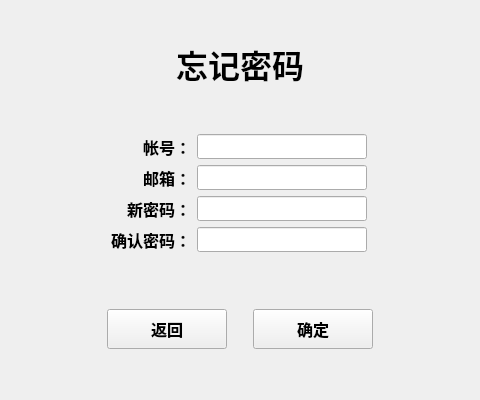
<?xml version="1.0" encoding="UTF-8"?>
<ui version="4.0">
 <class>ForgetPassword</class>
 <widget class="QWidget" name="ForgetPassword">
  <property name="geometry">
   <rect>
    <x>0</x>
    <y>0</y>
    <width>480</width>
    <height>400</height>
   </rect>
  </property>
  <property name="minimumSize">
   <size>
    <width>480</width>
    <height>400</height>
   </size>
  </property>
  <property name="maximumSize">
   <size>
    <width>480</width>
    <height>400</height>
   </size>
  </property>
  <property name="windowTitle">
   <string>ForgetPassword</string>
  </property>
  <layout class="QVBoxLayout" name="verticalLayout">
   <item>
    <widget class="QLabel" name="label">
     <property name="sizePolicy">
      <sizepolicy hsizetype="Preferred" vsizetype="Fixed">
       <horstretch>0</horstretch>
       <verstretch>0</verstretch>
      </sizepolicy>
     </property>
     <property name="font">
      <font>
       <family>幼圆</family>
       <pointsize>24</pointsize>
       <weight>75</weight>
       <bold>true</bold>
      </font>
     </property>
     <property name="text">
      <string>忘记密码</string>
     </property>
     <property name="alignment">
      <set>Qt::AlignCenter</set>
     </property>
    </widget>
   </item>
   <item>
    <widget class="QWidget" name="widget" native="true">
     <property name="sizePolicy">
      <sizepolicy hsizetype="Preferred" vsizetype="Fixed">
       <horstretch>0</horstretch>
       <verstretch>0</verstretch>
      </sizepolicy>
     </property>
     <layout class="QGridLayout" name="gridLayout">
      <item row="1" column="1">
       <widget class="QLabel" name="label_6">
        <property name="minimumSize">
         <size>
          <width>110</width>
          <height>25</height>
         </size>
        </property>
        <property name="maximumSize">
         <size>
          <width>110</width>
          <height>25</height>
         </size>
        </property>
        <property name="font">
         <font>
          <family>04b_21</family>
          <pointsize>12</pointsize>
          <weight>75</weight>
          <bold>true</bold>
         </font>
        </property>
        <property name="text">
         <string>邮箱：</string>
        </property>
        <property name="alignment">
         <set>Qt::AlignRight|Qt::AlignTrailing|Qt::AlignVCenter</set>
        </property>
       </widget>
      </item>
      <item row="1" column="2">
       <widget class="QLineEdit" name="edit_email">
        <property name="minimumSize">
         <size>
          <width>170</width>
          <height>25</height>
         </size>
        </property>
        <property name="maximumSize">
         <size>
          <width>170</width>
          <height>25</height>
         </size>
        </property>
        <property name="maxLength">
         <number>32</number>
        </property>
       </widget>
      </item>
      <item row="2" column="1">
       <widget class="QLabel" name="label_4">
        <property name="minimumSize">
         <size>
          <width>110</width>
          <height>25</height>
         </size>
        </property>
        <property name="maximumSize">
         <size>
          <width>110</width>
          <height>25</height>
         </size>
        </property>
        <property name="font">
         <font>
          <family>04b_21</family>
          <pointsize>12</pointsize>
          <weight>75</weight>
          <bold>true</bold>
         </font>
        </property>
        <property name="text">
         <string>新密码：</string>
        </property>
        <property name="alignment">
         <set>Qt::AlignRight|Qt::AlignTrailing|Qt::AlignVCenter</set>
        </property>
       </widget>
      </item>
      <item row="0" column="1">
       <widget class="QLabel" name="label_2">
        <property name="minimumSize">
         <size>
          <width>110</width>
          <height>25</height>
         </size>
        </property>
        <property name="maximumSize">
         <size>
          <width>110</width>
          <height>25</height>
         </size>
        </property>
        <property name="font">
         <font>
          <family>04b_21</family>
          <pointsize>12</pointsize>
          <weight>75</weight>
          <bold>true</bold>
         </font>
        </property>
        <property name="text">
         <string>帐号：</string>
        </property>
        <property name="alignment">
         <set>Qt::AlignRight|Qt::AlignTrailing|Qt::AlignVCenter</set>
        </property>
       </widget>
      </item>
      <item row="3" column="2">
       <widget class="QLineEdit" name="edit_ensure_password">
        <property name="minimumSize">
         <size>
          <width>170</width>
          <height>25</height>
         </size>
        </property>
        <property name="maximumSize">
         <size>
          <width>170</width>
          <height>25</height>
         </size>
        </property>
        <property name="maxLength">
         <number>32</number>
        </property>
        <property name="echoMode">
         <enum>QLineEdit::Password</enum>
        </property>
       </widget>
      </item>
      <item row="0" column="2">
       <widget class="QLineEdit" name="edit_user_name">
        <property name="minimumSize">
         <size>
          <width>170</width>
          <height>25</height>
         </size>
        </property>
        <property name="maximumSize">
         <size>
          <width>170</width>
          <height>25</height>
         </size>
        </property>
        <property name="maxLength">
         <number>32</number>
        </property>
       </widget>
      </item>
      <item row="2" column="2">
       <widget class="QLineEdit" name="edit_password">
        <property name="minimumSize">
         <size>
          <width>170</width>
          <height>25</height>
         </size>
        </property>
        <property name="maximumSize">
         <size>
          <width>170</width>
          <height>25</height>
         </size>
        </property>
        <property name="maxLength">
         <number>32</number>
        </property>
        <property name="echoMode">
         <enum>QLineEdit::Password</enum>
        </property>
       </widget>
      </item>
      <item row="3" column="1">
       <widget class="QLabel" name="label_5">
        <property name="minimumSize">
         <size>
          <width>110</width>
          <height>25</height>
         </size>
        </property>
        <property name="maximumSize">
         <size>
          <width>110</width>
          <height>25</height>
         </size>
        </property>
        <property name="font">
         <font>
          <family>04b_21</family>
          <pointsize>12</pointsize>
          <weight>75</weight>
          <bold>true</bold>
         </font>
        </property>
        <property name="text">
         <string>确认密码：</string>
        </property>
        <property name="alignment">
         <set>Qt::AlignRight|Qt::AlignTrailing|Qt::AlignVCenter</set>
        </property>
       </widget>
      </item>
      <item row="3" column="0">
       <spacer name="horizontalSpacer">
        <property name="orientation">
         <enum>Qt::Horizontal</enum>
        </property>
        <property name="sizeType">
         <enum>QSizePolicy::Fixed</enum>
        </property>
        <property name="sizeHint" stdset="0">
         <size>
          <width>59</width>
          <height>20</height>
         </size>
        </property>
       </spacer>
      </item>
      <item row="3" column="3">
       <spacer name="horizontalSpacer_2">
        <property name="orientation">
         <enum>Qt::Horizontal</enum>
        </property>
        <property name="sizeHint" stdset="0">
         <size>
          <width>40</width>
          <height>20</height>
         </size>
        </property>
       </spacer>
      </item>
     </layout>
    </widget>
   </item>
   <item>
    <widget class="QWidget" name="widget_2" native="true">
     <property name="sizePolicy">
      <sizepolicy hsizetype="Preferred" vsizetype="Fixed">
       <horstretch>0</horstretch>
       <verstretch>0</verstretch>
      </sizepolicy>
     </property>
     <layout class="QHBoxLayout" name="horizontalLayout">
      <item>
       <spacer name="horizontalSpacer_3">
        <property name="orientation">
         <enum>Qt::Horizontal</enum>
        </property>
        <property name="sizeHint" stdset="0">
         <size>
          <width>40</width>
          <height>20</height>
         </size>
        </property>
       </spacer>
      </item>
      <item>
       <widget class="QPushButton" name="button_exit">
        <property name="minimumSize">
         <size>
          <width>120</width>
          <height>40</height>
         </size>
        </property>
        <property name="maximumSize">
         <size>
          <width>120</width>
          <height>40</height>
         </size>
        </property>
        <property name="font">
         <font>
          <family>04b_21</family>
          <pointsize>12</pointsize>
          <weight>75</weight>
          <bold>true</bold>
         </font>
        </property>
        <property name="text">
         <string>返回</string>
        </property>
       </widget>
      </item>
      <item>
       <spacer name="horizontalSpacer_5">
        <property name="orientation">
         <enum>Qt::Horizontal</enum>
        </property>
        <property name="sizeType">
         <enum>QSizePolicy::Fixed</enum>
        </property>
        <property name="sizeHint" stdset="0">
         <size>
          <width>20</width>
          <height>20</height>
         </size>
        </property>
       </spacer>
      </item>
      <item>
       <widget class="QPushButton" name="button_register">
        <property name="minimumSize">
         <size>
          <width>120</width>
          <height>40</height>
         </size>
        </property>
        <property name="maximumSize">
         <size>
          <width>120</width>
          <height>40</height>
         </size>
        </property>
        <property name="font">
         <font>
          <family>04b_21</family>
          <pointsize>12</pointsize>
          <weight>75</weight>
          <bold>true</bold>
         </font>
        </property>
        <property name="text">
         <string>确定</string>
        </property>
       </widget>
      </item>
      <item>
       <spacer name="horizontalSpacer_4">
        <property name="orientation">
         <enum>Qt::Horizontal</enum>
        </property>
        <property name="sizeHint" stdset="0">
         <size>
          <width>40</width>
          <height>20</height>
         </size>
        </property>
       </spacer>
      </item>
     </layout>
    </widget>
   </item>
  </layout>
 </widget>
 <layoutdefault spacing="6" margin="11"/>
 <resources/>
 <connections/>
</ui>
